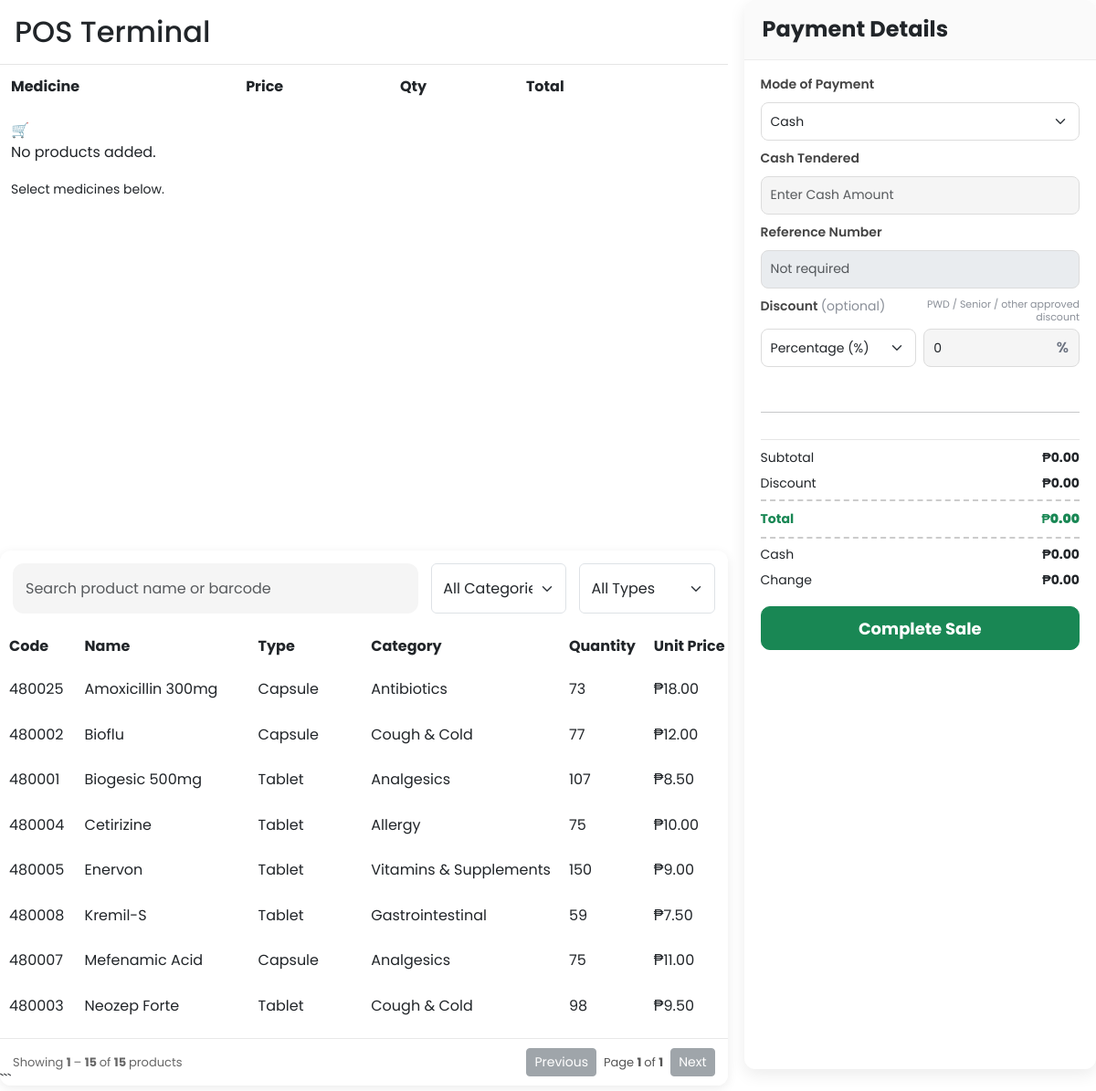
The page /app/dashboard/pos/pages/terminal.php (signed in) on the database its author committed.
### tables this page shows
CREATE TABLE `products` (
  `product_id` int(11) NOT NULL,
  `barcode` varchar(100) NOT NULL,
  `product_name` varchar(150) NOT NULL,
  `generic_name` varchar(150) DEFAULT NULL,
  `brand_name` varchar(150) DEFAULT NULL,
  `category_id` int(11) DEFAULT NULL,
  `type_id` int(11) DEFAULT NULL,
  `supplier_id` int(11) DEFAULT NULL,
  `dosage` varchar(100) DEFAULT NULL,
  `strength` varchar(100) DEFAULT NULL,
  `unit` varchar(50) DEFAULT NULL,
  `unit_cost` decimal(10,2) DEFAULT NULL,
  `selling_price` decimal(10,2) NOT NULL,
  `quantity` int(11) NOT NULL DEFAULT 0,
  `reorder_level` int(11) DEFAULT 10,
  `manufacturing_date` date DEFAULT NULL,
  `expiration_date` date DEFAULT NULL,
  `batch_number` varchar(100) DEFAULT NULL,
  `description` text DEFAULT NULL,
  `is_test_data` tinyint(1) NOT NULL DEFAULT 0,
  `product_image` varchar(255) DEFAULT 'default-medicine.png',
  `product_status` enum('Available','Low Stock','Out of Stock','Expired') DEFAULT 'Available',
  `created_at` timestamp NOT NULL DEFAULT current_timestamp(),
  `updated_at` timestamp NOT NULL DEFAULT current_timestamp() ON UPDATE current_timestamp()
);

### app/Models/POS.php (called while the page is built, shortened)
<?php
require_once __DIR__ . '/../../config/database.php';
class POS
{
    private PDO $conn;
    public function __construct()
    {
        $database = new Database();
        $this->conn = $database->connect();
    }
public function getAvailableProducts(
    int $page = 1,
    int $limit = 20,
    string $search = '',
    string $category = '',
    string $type = ''
): array {
    $page = max(1, $page);
    $limit = min(
        max(1, $limit),
        100
    );
    $offset = ($page - 1) * $limit;
    $where = [
        "p.product_status != 'Expired'",
        "p.quantity > 0",
        "p.selling_price > 0"
    ];
    $params = [];
    $whereSql = implode(
        " AND ",
        $where
    );
    $countSql = "
        SELECT COUNT(*)
        FROM products p
        LEFT JOIN categories c
            ON p.category_id = c.category_id
        LEFT JOIN product_types t
            ON p.type_id = t.type_id
        WHERE {$whereSql}
    ";
    $countStmt = $this->conn->prepare(
        $countSql
    );
    $countStmt->execute();
    $total = (int) $countStmt->fetchColumn();
    $sql = "
        SELECT
            p.product_id,
            p.barcode,
            p.product_name,
            COALESCE(
                c.category_name,
                'Uncategorized'
            ) AS category_name,
            COALESCE(
                t.type_name,
                'Unspecified'
            ) AS type_name,
            p.quantity,
            p.selling_price,
            p.product_status
        FROM products p
        LEFT JOIN categories c
            ON p.category_id = c.category_id
        LEFT JOIN product_types t
            ON p.type_id = t.type_id
        WHERE {$whereSql}
        ORDER BY
            p.product_name ASC,
            p.product_id ASC
        LIMIT :limit
        OFFSET :offset
    ";
    $stmt = $this->conn->prepare(
        $sql
    );
    $stmt->bindValue(
        ':limit',
        $limit,
        PDO::PARAM_INT
    );
    $stmt->bindValue(
        ':offset',
        $offset,
        PDO::PARAM_INT
    );
    $stmt->execute();
    $products = $stmt->fetchAll(
        PDO::FETCH_ASSOC
    );
    $totalPages =
        $total > 0
            ? (int) ceil(
                $total / $limit
            )
            : 0;
    return [
        'products' => $products,
        'pagination' => [
            'page' => $page,
            'limit' => $limit,
            'total' => $total,
            'total_pages' => $totalPages,
            'has_previous' =>
                $page > 1,
            'has_next' =>
                $page < $totalPages
        ]
    ];
}
}

### config/database.php (called while the page is built, shortened)
<?php
class Database
{
    private string $host = "localhost";
    private string $db_name = "pharmacy_pos";
    private string $username = "root";
    private string $password = "";
    private ?PDO $connection = null;
    public function connect(): PDO
    {
        if ($this->connection === null) {
            $dsn = "mysql:host={$this->host};dbname={$this->db_name};charset=utf8mb4";
            try {
                $this->connection = new PDO(
                    $dsn,
                    $this->username,
                    $this->password,
                    [
                        PDO::ATTR_ERRMODE => PDO::ERRMODE_EXCEPTION,
                        PDO::ATTR_DEFAULT_FETCH_MODE => PDO::FETCH_ASSOC,
                        PDO::ATTR_EMULATE_PREPARES => false
                    ]
                );
            } catch (PDOException $e) {
                die(
                    "<h2>Database Connection Failed</h2>" .
                    "<p>" . htmlspecialchars($e->getMessage()) . "</p>"
                );
            }
        }
        return $this->connection;
    }
}

### app/Controllers/POSController.php (called while the page is built, shortened)
<?php
require_once __DIR__ . '/../Models/POS.php';
class POSController
{
    private POS $pos;
    public function __construct()
    {
        $this->pos = new POS();
    }
    public function getProducts(): array
    {
        $page = isset($_GET['page'])
            ? (int) $_GET['page']
            : 1;
        $limit = isset($_GET['limit'])
            ? (int) $_GET['limit']
            : 20;
        $search =
            isset($_GET['search'])
                ? trim((string) $_GET['search'])
                : '';
        $category =
            isset($_GET['category'])
                ? trim((string) $_GET['category'])
                : '';
        $type =
            isset($_GET['type'])
                ? trim((string) $_GET['type'])
                : '';
        $page = max(
            1,
            $page
        );
        $limit = min(
            max(1, $limit),
            100
        );
        return $this->pos->getAvailableProducts(
            $page,
            $limit,
            $search,
            $category,
            $type
        );
    }
}

### app/dashboard/pos/partials/products.php (the view, shortened to what this page needs)
<?php
$products = $products ?? [];
$pagination = $pagination ?? [
    'page' => 1,
    'limit' => 20,
    'total' => 0,
    'total_pages' => 0,
    'has_previous' => false,
    'has_next' => false
];
$currentPage = (int) $pagination['page'];
$totalPages  = (int) $pagination['total_pages'];
$total       = (int) $pagination['total'];
$limit       = (int) $pagination['limit'];
?>
<div class="products-header">
    <input
        type="text"
        id="product-search"
        class="form-control"
        placeholder="Search product name or barcode"
    >
<select
    id="category-filter"
    class="form-select">
    <option value="">All Categories</option>
</select>
<select
    id="type-filter"
    class="form-select">
    <option value="">All Types</option>
</select>
</div>
<div class="products-table-wrapper">
    <table class="products-table">
        <thead>
            <tr>
                <th>Code</th>
                <th>Name</th>
                <th>Type</th>
                <th>Category</th>
                <th>Quantity</th>
                <th>Unit Price</th>
            </tr>
        </thead>
        <tbody id="products-table-body">
            <?php if (empty($products)): ?>
                <tr>
                    <td colspan="8">
                        No products available.
                    </td>
                </tr>
            <?php else: ?>
                <?php foreach ($products as $product): ?>
                    <tr
                        class="product-row"
                        data-name="<?= htmlspecialchars(
                            strtolower(
                                $product['product_name']
                            )
                        ) ?>"
                        data-barcode="<?= htmlspecialchars(
                            strtolower(
                                $product['barcode']
                            )
                        ) ?>"
                        data-category="<?= htmlspecialchars(
                            strtolower(
                                $product['category_name']
                            )
                        ) ?>"
                        data-type="<?= htmlspecialchars(
                            strtolower(
                                $product['type_name']
                            )
                        ) ?>"
                    >
                        <td>
                            <?= htmlspecialchars(
                                $product['barcode']
                            ) ?>
                        </td>
                        <td>
                            <?= htmlspecialchars(
                                $product['product_name']
                            ) ?>
                        </td>
                        <td>
                            <?= htmlspecialchars(
                                $product['type_name']
                            ) ?>
                        </td>
                        <td>
                            <?= htmlspecialchars(
                                $product['category_name']
                            ) ?>
                        </td>
                        <td>
                            <?= htmlspecialchars(
                                $product['quantity']
                            ) ?>
                        </td>
                        <td>
                            ₱<?= number_format(
                                (float) $product['selling_price'],
                                2
                            ) ?>
                        </td>
                    </tr>
                <?php endforeach; ?>
            <?php endif; ?>
        </tbody>
    </table>
</div>
<div
    class="products-pagination"
    id="products-pagination"
    data-page="<?= $currentPage ?>"
    data-limit="<?= $limit ?>"
>
    <div class="pagination-info">
        <?php if ($total > 0): ?>
            Showing
            <strong>
                <?= (($currentPage - 1) * $limit) + 1 ?>
            </strong>
            –
            <strong>
                <?= min(
                    $currentPage * $limit,
                    $total
                ) ?>
            </strong>
            of
            <strong>
                <?= $total ?>
            </strong>
            products
        <?php else: ?>
            No products found.
        <?php endif; ?>
    </div>
    <div class="pagination-controls">
        <button
            type="button"
            id="products-prev"
            class="btn btn-secondary btn-sm"
            <?= !$pagination['has_previous']
                ? 'disabled'
                : '' ?>
        >
            Previous
        </button>
        <span class="pagination-page">
            Page
            <strong>
                <?= $currentPage ?>
            </strong>
            of
            <strong>
                <?= max(1, $totalPages) ?>
            </strong>
        </span>
<button
    type="button"
    id="products-next"
    class="btn btn-secondary btn-sm"
    <?= !$pagination['has_next'] ? 'disabled' : '' ?>>
    Next
</button>
</div>

### assets/css/auth.css (style rules this page uses)
:root { --primary-green:#0F8A6B; --dark-navbar:#1E1B1B; --light-bg:#F8F9FA; --white:#FFFFFF; --shadow:0 12px 30px rgba(0,0,0,.15); --border-radius:18px; --transition:.3s ease; }
* { margin:0; padding:0; box-sizing:border-box; }
body { font-family:'Poppins',sans-serif; background:#ffffff; overflow-x:hidden; }
.form-control { border:none; background:#f3f4f6; height:55px; box-shadow:none; }
.form-control { border:2px solid transparent; background:#F5F5F5; height:55px; border-radius:12px; transition:.3s; }

### assets/css/pos.css (style rules this page uses)
.products-header { display:grid; grid-template-columns:3fr 1fr 1fr; gap:14px; }
.products-table-wrapper { flex:1; overflow-y:auto; }
.products-table { width:100%; border-collapse:collapse; }
.products-table thead { position:sticky; top:0; background:#fff; }
.products-table th, .products-table td { padding:10px; }
.products-header { padding: 14px; flex-shrink: 0; }
.products-table-wrapper { min-height: 0; overflow: auto; }
.products-table { min-width: 760px; }
.products-table thead { z-index: 2; }
.products-table th, .products-table td { white-space: nowrap; }
.products-table th:nth-child(2), .products-table td:nth-child(2) { white-space: normal; min-width: 190px; }
.products-pagination { flex-shrink: 0; display: flex; align-items: center; justify-content: space-between; gap: 12px; padding: 10px 14px; border-top: 1px solid #e8e8e8; background: #fff; }
.products-pagination .pagination-info { color: #666; font-size: 13px; }
.products-pagination .pagination-controls { display: flex; align-items: center; gap: 8px; }
.products-pagination .pagination-page { white-space: nowrap; color: #555; font-size: 13px; }

### rows shown on the page
products: barcode "480025", product_name "Amoxicillin 300mg", type_name "Capsule", category_name "Antibiotics", quantity "73", selling_price "18.00"
products: barcode "480002", product_name "Bioflu", type_name "Capsule", category_name "Cough & Cold", quantity "77", selling_price "12.00"
products: barcode "480001", product_name "Biogesic 500mg", type_name "Tablet", category_name "Analgesics", quantity "107", selling_price "8.50"
products: barcode "480004", product_name "Cetirizine", type_name "Tablet", category_name "Allergy", quantity "75", selling_price "10.00"
products: barcode "480005", product_name "Enervon", type_name "Tablet", category_name "Vitamins & Supplements", quantity "150", selling_price "9.00"
products: barcode "480008", product_name "Kremil-S", type_name "Tablet", category_name "Gastrointestinal", quantity "59", selling_price "7.50"
products: barcode "480007", product_name "Mefenamic Acid", type_name "Capsule", category_name "Analgesics", quantity "75", selling_price "11.00"
products: barcode "480003", product_name "Neozep Forte", type_name "Tablet", category_name "Cough & Cold", quantity "98", selling_price "9.50"

### other values the page prints
$total "15"
$currentPage "1"
max(1, $totalPages) "1"
